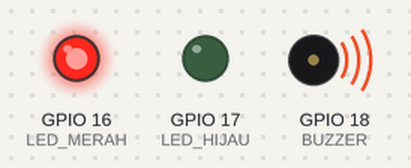
Bench run of a sketch on a simulated ESP32-S3. Shown: output pins drawn as LEDs (lit = HIGH), buzzer (waves = sounding, pin HIGH).

Above: at 0.2 s.
At 1.2 s:
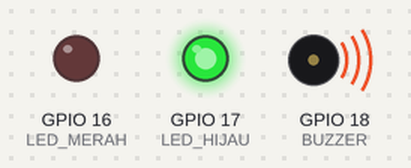
At 2.7 s:
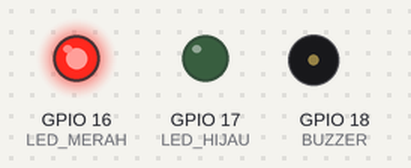
At 3.7 s:
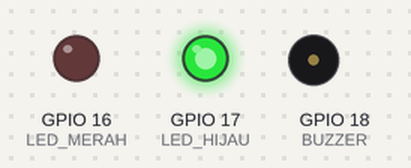
Timing chart, 0 to 4.6 s (numbered marks = the images above):
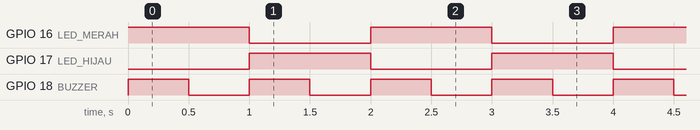

Measured:
- by itself, GPIO 16 (LED_MERAH), GPIO 17 (LED_HIJAU): alternates HIGH for 1.0 s and LOW for 1.0 s
- by itself, GPIO 18 (BUZZER): alternates HIGH for 0.50 s and LOW for 0.50 s
- by itself, everything shown: repeats every 2.0 s, in 4 steps

The sketch:

led+buzzer.ino
```cpp
#define LED_MERAH 16
#define LED_HIJAU 17
#define BUZZER    18

void setup() {
  pinMode(LED_MERAH, OUTPUT);
  pinMode(LED_HIJAU, OUTPUT);
  pinMode(BUZZER, OUTPUT);
}

void loop() {

  // Merah ON
  digitalWrite(LED_MERAH, HIGH);
  digitalWrite(LED_HIJAU, LOW);
  digitalWrite(BUZZER, HIGH);
  delay(500);

  digitalWrite(BUZZER, LOW);
  delay(500);

  // Hijau ON
  digitalWrite(LED_MERAH, LOW);
  digitalWrite(LED_HIJAU, HIGH);
  digitalWrite(BUZZER, HIGH);
  delay(500);

  digitalWrite(BUZZER, LOW);
  delay(500);
}
```
